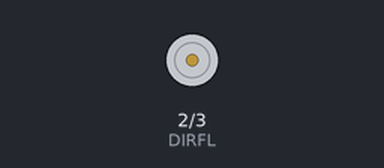
Recording of a sketch running on a simulated Arduino Uno, built with avr-gcc and run on an emulated ATmega328P. Shown: direction and speed pins drawn as motors (green arrow = direction pin HIGH = forward, orange = LOW = backward, longer = more drive).

Above: at 0.1 s.
At 12.1 s:
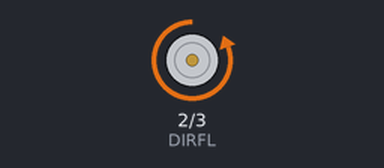
Timing chart, 0 to 15.5 s (numbered marks = the images above):
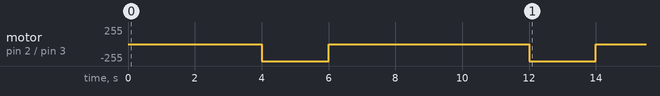

The sketch:

left_front_motor.ino
```cpp
//left_front, go and back

//pin
const int DIRFL = 2;
const int PWMFL = 3;

void setup() {
  //setting
  pinMode(DIRFL, OUTPUT);

  digitalWrite(DIRFL, LOW);
  analogWrite(PWMFL, 0);


  for(int cnt =0;cnt <2;cnt ++) {
    //go
    digitalWrite(DIRFL, HIGH);
    analogWrite(PWMFL, 0);

    delay(2000);

    //stop
    digitalWrite(DIRFL, LOW);
    analogWrite(PWMFL, 0);

    delay(2000);

    //back
    digitalWrite(DIRFL, LOW);
    analogWrite(PWMFL, 255);

    delay(2000);

    //stop
    digitalWrite(DIRFL, LOW);
    analogWrite(PWMFL, 0);

    delay(2000);
  }
}


void loop() {
  // put your main code here, to run repeatedly:

}
```
